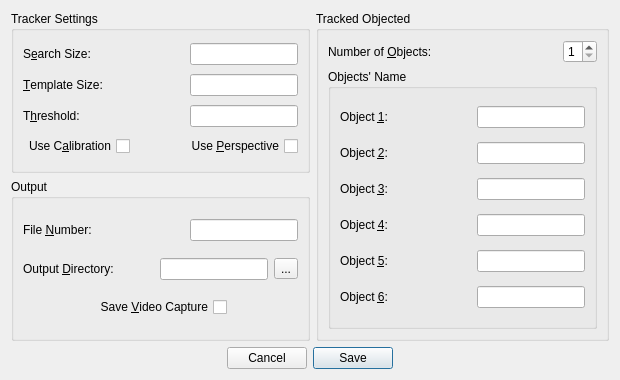
<?xml version="1.0" encoding="UTF-8"?>
<ui version="4.0">
 <class>trackerDialog</class>
 <widget class="QDialog" name="trackerDialog">
  <property name="geometry">
   <rect>
    <x>0</x>
    <y>0</y>
    <width>620</width>
    <height>380</height>
   </rect>
  </property>
  <property name="windowTitle">
   <string>Tracker Settings</string>
  </property>
  <layout class="QGridLayout" name="gridLayout">
   <item row="0" column="0">
    <layout class="QVBoxLayout" name="verticalLayout_5">
     <item>
      <widget class="QGroupBox" name="groupBox">
       <property name="title">
        <string>Tracker Settings</string>
       </property>
       <layout class="QVBoxLayout" name="verticalLayout">
        <item>
         <layout class="QHBoxLayout" name="horizontalLayout">
          <item>
           <widget class="QLabel" name="label">
            <property name="text">
             <string>S&amp;earch Size:</string>
            </property>
            <property name="buddy">
             <cstring>searchSize</cstring>
            </property>
           </widget>
          </item>
          <item>
           <spacer name="horizontalSpacer">
            <property name="orientation">
             <enum>Qt::Horizontal</enum>
            </property>
            <property name="sizeHint" stdset="0">
             <size>
              <width>40</width>
              <height>20</height>
             </size>
            </property>
           </spacer>
          </item>
          <item>
           <widget class="QLineEdit" name="searchSize">
            <property name="toolTip">
             <string>The size of the search image. It must be between 6 and 50.</string>
            </property>
           </widget>
          </item>
         </layout>
        </item>
        <item>
         <layout class="QHBoxLayout" name="horizontalLayout_2">
          <item>
           <widget class="QLabel" name="label_2">
            <property name="text">
             <string>&amp;Template Size:</string>
            </property>
            <property name="buddy">
             <cstring>templateSize</cstring>
            </property>
           </widget>
          </item>
          <item>
           <spacer name="horizontalSpacer_2">
            <property name="orientation">
             <enum>Qt::Horizontal</enum>
            </property>
            <property name="sizeHint" stdset="0">
             <size>
              <width>40</width>
              <height>20</height>
             </size>
            </property>
           </spacer>
          </item>
          <item>
           <widget class="QLineEdit" name="templateSize">
            <property name="toolTip">
             <string>The size of the template image. It must be between 5 and 40.</string>
            </property>
            <property name="statusTip">
             <string/>
            </property>
           </widget>
          </item>
         </layout>
        </item>
        <item>
         <layout class="QHBoxLayout" name="horizontalLayout_5">
          <item>
           <widget class="QLabel" name="label_3">
            <property name="text">
             <string>T&amp;hreshold:</string>
            </property>
            <property name="buddy">
             <cstring>threshold</cstring>
            </property>
           </widget>
          </item>
          <item>
           <spacer name="horizontalSpacer_3">
            <property name="orientation">
             <enum>Qt::Horizontal</enum>
            </property>
            <property name="sizeHint" stdset="0">
             <size>
              <width>40</width>
              <height>20</height>
             </size>
            </property>
           </spacer>
          </item>
          <item>
           <widget class="QLineEdit" name="threshold">
            <property name="toolTip">
             <string>The threshold of the template match. It must be between 0 and 10.</string>
            </property>
           </widget>
          </item>
         </layout>
        </item>
        <item>
         <layout class="QHBoxLayout" name="horizontalLayout_7">
          <item>
           <widget class="QCheckBox" name="useCalibration">
            <property name="toolTip">
             <string>Use camera calibration.</string>
            </property>
            <property name="layoutDirection">
             <enum>Qt::RightToLeft</enum>
            </property>
            <property name="text">
             <string>Use C&amp;alibration</string>
            </property>
           </widget>
          </item>
          <item>
           <spacer name="horizontalSpacer_4">
            <property name="orientation">
             <enum>Qt::Horizontal</enum>
            </property>
            <property name="sizeHint" stdset="0">
             <size>
              <width>40</width>
              <height>20</height>
             </size>
            </property>
           </spacer>
          </item>
          <item>
           <widget class="QCheckBox" name="usePerspective">
            <property name="toolTip">
             <string>Use camera perspective.</string>
            </property>
            <property name="layoutDirection">
             <enum>Qt::RightToLeft</enum>
            </property>
            <property name="text">
             <string>Use &amp;Perspective</string>
            </property>
           </widget>
          </item>
         </layout>
        </item>
       </layout>
      </widget>
     </item>
     <item>
      <widget class="QGroupBox" name="groupBox_2">
       <property name="title">
        <string>Output</string>
       </property>
       <layout class="QVBoxLayout" name="verticalLayout_2">
        <item>
         <layout class="QHBoxLayout" name="horizontalLayout_4">
          <item>
           <widget class="QLabel" name="label_4">
            <property name="text">
             <string>File &amp;Number:</string>
            </property>
            <property name="buddy">
             <cstring>file_num</cstring>
            </property>
           </widget>
          </item>
          <item>
           <spacer name="horizontalSpacer_5">
            <property name="orientation">
             <enum>Qt::Horizontal</enum>
            </property>
            <property name="sizeHint" stdset="0">
             <size>
              <width>40</width>
              <height>20</height>
             </size>
            </property>
           </spacer>
          </item>
          <item>
           <widget class="QLineEdit" name="file_num">
            <property name="toolTip">
             <string>The number of the data file.</string>
            </property>
           </widget>
          </item>
         </layout>
        </item>
        <item>
         <layout class="QHBoxLayout" name="horizontalLayout_6">
          <item>
           <widget class="QLabel" name="label_5">
            <property name="text">
             <string>Output &amp;Directory:</string>
            </property>
            <property name="buddy">
             <cstring>output</cstring>
            </property>
           </widget>
          </item>
          <item>
           <spacer name="horizontalSpacer_15">
            <property name="orientation">
             <enum>Qt::Horizontal</enum>
            </property>
            <property name="sizeHint" stdset="0">
             <size>
              <width>40</width>
              <height>20</height>
             </size>
            </property>
           </spacer>
          </item>
          <item>
           <widget class="QLineEdit" name="output">
            <property name="toolTip">
             <string>The folder to save the data file.</string>
            </property>
            <property name="statusTip">
             <string>The folder to save the data file.</string>
            </property>
           </widget>
          </item>
          <item>
           <widget class="QToolButton" name="outputButton">
            <property name="toolTip">
             <string>open...</string>
            </property>
            <property name="text">
             <string>...</string>
            </property>
           </widget>
          </item>
         </layout>
        </item>
        <item>
         <layout class="QHBoxLayout" name="horizontalLayout_8">
          <item>
           <spacer name="horizontalSpacer_6">
            <property name="orientation">
             <enum>Qt::Horizontal</enum>
            </property>
            <property name="sizeHint" stdset="0">
             <size>
              <width>40</width>
              <height>20</height>
             </size>
            </property>
           </spacer>
          </item>
          <item>
           <widget class="QCheckBox" name="saveVideo">
            <property name="toolTip">
             <string>Save the tracking sequence in a video.</string>
            </property>
            <property name="layoutDirection">
             <enum>Qt::RightToLeft</enum>
            </property>
            <property name="text">
             <string>Save &amp;Video Capture</string>
            </property>
           </widget>
          </item>
          <item>
           <spacer name="horizontalSpacer_7">
            <property name="orientation">
             <enum>Qt::Horizontal</enum>
            </property>
            <property name="sizeHint" stdset="0">
             <size>
              <width>40</width>
              <height>20</height>
             </size>
            </property>
           </spacer>
          </item>
         </layout>
        </item>
       </layout>
      </widget>
     </item>
    </layout>
   </item>
   <item row="0" column="1">
    <widget class="QGroupBox" name="groupBox_3">
     <property name="title">
      <string>Tracked Objected</string>
     </property>
     <layout class="QVBoxLayout" name="verticalLayout_4">
      <item>
       <layout class="QHBoxLayout" name="horizontalLayout_9">
        <item>
         <widget class="QLabel" name="label_6">
          <property name="text">
           <string>Number of &amp;Objects:</string>
          </property>
          <property name="buddy">
           <cstring>obj_num</cstring>
          </property>
         </widget>
        </item>
        <item>
         <spacer name="horizontalSpacer_8">
          <property name="orientation">
           <enum>Qt::Horizontal</enum>
          </property>
          <property name="sizeHint" stdset="0">
           <size>
            <width>40</width>
            <height>20</height>
           </size>
          </property>
         </spacer>
        </item>
        <item>
         <widget class="QSpinBox" name="obj_num">
          <property name="toolTip">
           <string>The number of the objects to track. It must be between 1 and 6.</string>
          </property>
          <property name="minimum">
           <number>1</number>
          </property>
          <property name="maximum">
           <number>6</number>
          </property>
         </widget>
        </item>
       </layout>
      </item>
      <item>
       <widget class="QGroupBox" name="groupBox_4">
        <property name="title">
         <string>Objects' Name</string>
        </property>
        <layout class="QVBoxLayout" name="verticalLayout_3">
         <item>
          <layout class="QHBoxLayout" name="obj1">
           <item>
            <widget class="QLabel" name="label_7">
             <property name="text">
              <string>Object &amp;1:</string>
             </property>
             <property name="buddy">
              <cstring>nObj1</cstring>
             </property>
            </widget>
           </item>
           <item>
            <spacer name="horizontalSpacer_9">
             <property name="orientation">
              <enum>Qt::Horizontal</enum>
             </property>
             <property name="sizeHint" stdset="0">
              <size>
               <width>40</width>
               <height>20</height>
              </size>
             </property>
            </spacer>
           </item>
           <item>
            <widget class="QLineEdit" name="nObj1">
             <property name="toolTip">
              <string>Set name to object 1.</string>
             </property>
             <property name="statusTip">
              <string/>
             </property>
            </widget>
           </item>
          </layout>
         </item>
         <item>
          <layout class="QHBoxLayout" name="obj2">
           <item>
            <widget class="QLabel" name="label_8">
             <property name="text">
              <string>Object &amp;2:</string>
             </property>
             <property name="buddy">
              <cstring>nObj2</cstring>
             </property>
            </widget>
           </item>
           <item>
            <spacer name="horizontalSpacer_10">
             <property name="orientation">
              <enum>Qt::Horizontal</enum>
             </property>
             <property name="sizeHint" stdset="0">
              <size>
               <width>40</width>
               <height>20</height>
              </size>
             </property>
            </spacer>
           </item>
           <item>
            <widget class="QLineEdit" name="nObj2">
             <property name="toolTip">
              <string>Set name to object 2.</string>
             </property>
             <property name="statusTip">
              <string/>
             </property>
            </widget>
           </item>
          </layout>
         </item>
         <item>
          <layout class="QHBoxLayout" name="obj3">
           <item>
            <widget class="QLabel" name="label_9">
             <property name="text">
              <string>Object &amp;3:</string>
             </property>
             <property name="buddy">
              <cstring>nObj3</cstring>
             </property>
            </widget>
           </item>
           <item>
            <spacer name="horizontalSpacer_11">
             <property name="orientation">
              <enum>Qt::Horizontal</enum>
             </property>
             <property name="sizeHint" stdset="0">
              <size>
               <width>40</width>
               <height>20</height>
              </size>
             </property>
            </spacer>
           </item>
           <item>
            <widget class="QLineEdit" name="nObj3">
             <property name="toolTip">
              <string>Set name to object 3.</string>
             </property>
            </widget>
           </item>
          </layout>
         </item>
         <item>
          <layout class="QHBoxLayout" name="obj4">
           <item>
            <widget class="QLabel" name="label_10">
             <property name="text">
              <string>Object &amp;4:</string>
             </property>
             <property name="buddy">
              <cstring>nObj4</cstring>
             </property>
            </widget>
           </item>
           <item>
            <spacer name="horizontalSpacer_12">
             <property name="orientation">
              <enum>Qt::Horizontal</enum>
             </property>
             <property name="sizeHint" stdset="0">
              <size>
               <width>40</width>
               <height>20</height>
              </size>
             </property>
            </spacer>
           </item>
           <item>
            <widget class="QLineEdit" name="nObj4">
             <property name="toolTip">
              <string>Set name to object 4.</string>
             </property>
            </widget>
           </item>
          </layout>
         </item>
         <item>
          <layout class="QHBoxLayout" name="obj5">
           <item>
            <widget class="QLabel" name="label_11">
             <property name="text">
              <string>Object &amp;5:</string>
             </property>
             <property name="buddy">
              <cstring>nObj5</cstring>
             </property>
            </widget>
           </item>
           <item>
            <spacer name="horizontalSpacer_13">
             <property name="orientation">
              <enum>Qt::Horizontal</enum>
             </property>
             <property name="sizeHint" stdset="0">
              <size>
               <width>40</width>
               <height>20</height>
              </size>
             </property>
            </spacer>
           </item>
           <item>
            <widget class="QLineEdit" name="nObj5">
             <property name="toolTip">
              <string>Set name to object 5.</string>
             </property>
            </widget>
           </item>
          </layout>
         </item>
         <item>
          <layout class="QHBoxLayout" name="obj6">
           <item>
            <widget class="QLabel" name="label_12">
             <property name="text">
              <string>Object &amp;6:</string>
             </property>
             <property name="buddy">
              <cstring>nObj6</cstring>
             </property>
            </widget>
           </item>
           <item>
            <spacer name="horizontalSpacer_14">
             <property name="orientation">
              <enum>Qt::Horizontal</enum>
             </property>
             <property name="sizeHint" stdset="0">
              <size>
               <width>40</width>
               <height>20</height>
              </size>
             </property>
            </spacer>
           </item>
           <item>
            <widget class="QLineEdit" name="nObj6">
             <property name="toolTip">
              <string>Set name to object 6.</string>
             </property>
            </widget>
           </item>
          </layout>
         </item>
        </layout>
       </widget>
      </item>
     </layout>
    </widget>
   </item>
   <item row="1" column="0" colspan="2">
    <widget class="QDialogButtonBox" name="buttonBox">
     <property name="enabled">
      <bool>true</bool>
     </property>
     <property name="layoutDirection">
      <enum>Qt::RightToLeft</enum>
     </property>
     <property name="orientation">
      <enum>Qt::Horizontal</enum>
     </property>
     <property name="standardButtons">
      <set>QDialogButtonBox::Cancel|QDialogButtonBox::Save</set>
     </property>
     <property name="centerButtons">
      <bool>true</bool>
     </property>
    </widget>
   </item>
  </layout>
 </widget>
 <resources/>
 <connections>
  <connection>
   <sender>buttonBox</sender>
   <signal>accepted()</signal>
   <receiver>trackerDialog</receiver>
   <slot>accept()</slot>
   <hints>
    <hint type="sourcelabel">
     <x>248</x>
     <y>254</y>
    </hint>
    <hint type="destinationlabel">
     <x>157</x>
     <y>274</y>
    </hint>
   </hints>
  </connection>
  <connection>
   <sender>buttonBox</sender>
   <signal>rejected()</signal>
   <receiver>trackerDialog</receiver>
   <slot>reject()</slot>
   <hints>
    <hint type="sourcelabel">
     <x>316</x>
     <y>260</y>
    </hint>
    <hint type="destinationlabel">
     <x>286</x>
     <y>274</y>
    </hint>
   </hints>
  </connection>
 </connections>
</ui>
